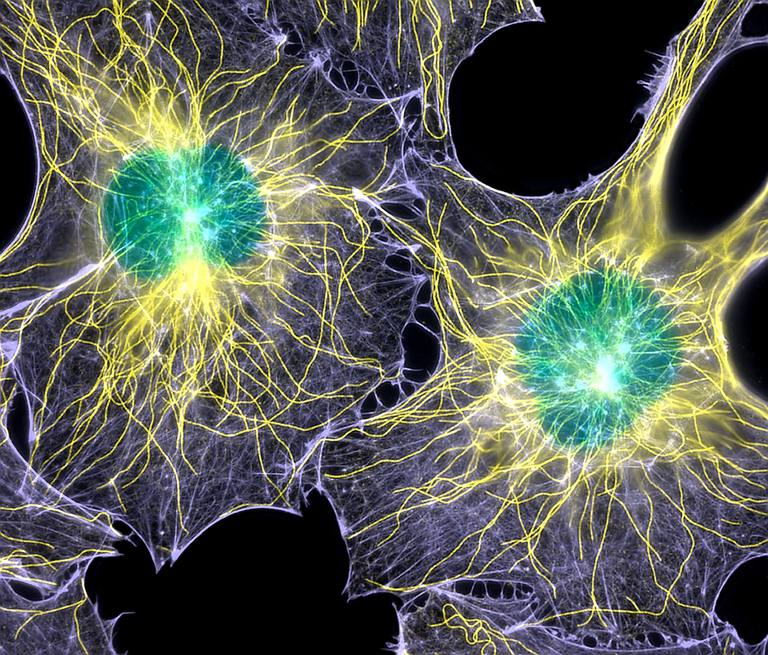
#> input picture imageProcessing/profHeitzmanImageProcessingInMicroscopy/exercise2/nice_img.jpg, 768 x 655 px
$ python exercise2.py
#> lines starting #> are read from the running program, lines starting #| are printed output that depends on the picture
#!/usr/bin/env python3
# -*- coding: utf-8 -*-
"""
Created on Wed Nov 13 18:56:09 2019
Exercise 2
@author: Darko Gilbert
"""

#Task1
import numpy as np
import matplotlib as mpl
import matplotlib.pyplot as plt
import matplotlib.cm as cm
from matplotlib.colors import ListedColormap
import imageio as img
import NanoImagingPack as nip

imag = img.imread('nice_img.jpg')
#> imag is the input picture: shape (655, 768, 3); mean R, G, B 89.7, 94.7, 86.2
N = 360
deg = np.arange(0, N)
blue = (np.sin((deg/N)*2*np.pi)+1)*0.5
green = np.roll(blue, 120)
red = np.roll(green, 120 )

vals = np.ones((N, 4))
vals[:, 0] = red
vals[:, 1] = green
vals[:, 2] = blue
newcolormap = ListedColormap(vals)
plt.plot(deg, green, deg, red, deg, blue)
plt.show()
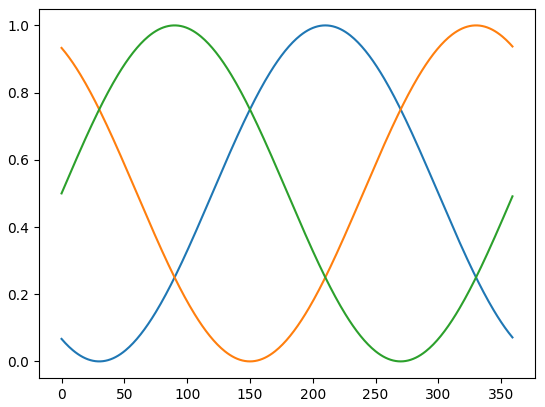
#> figure drawn by matplotlib, 1 panel; curve peaks at x = 210, y = 1; curve peaks at x = 330, y = 1; curve peaks at x = 90, y = 1

plt.imshow(imag, cmap=newcolormap)
plt.colorbar()
plt.show()
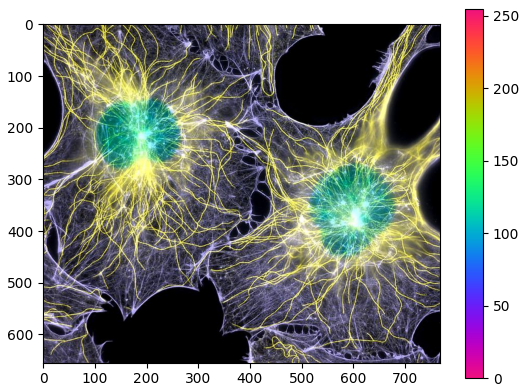
#> figure drawn by matplotlib, 2 panels

plt.imshow(imag, cmap='viridis')
plt.colorbar()

#Task 3
R = 10
#> (the run stopped early here; a loop or call above may not have finished)
